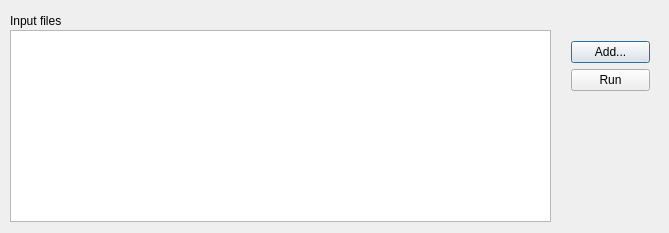
<?xml version="1.0" encoding="UTF-8"?>
<ui version="4.0">
 <class>Dialog</class>
 <widget class="QDialog" name="Dialog">
  <property name="geometry">
   <rect>
    <x>0</x>
    <y>0</y>
    <width>669</width>
    <height>233</height>
   </rect>
  </property>
  <property name="windowTitle">
   <string>Dialog</string>
  </property>
  <widget class="QLabel" name="label">
   <property name="geometry">
    <rect>
     <x>10</x>
     <y>10</y>
     <width>211</width>
     <height>21</height>
    </rect>
   </property>
   <property name="text">
    <string>Input files</string>
   </property>
  </widget>
  <widget class="QTableView" name="tableView">
   <property name="geometry">
    <rect>
     <x>10</x>
     <y>30</y>
     <width>541</width>
     <height>192</height>
    </rect>
   </property>
   <property name="styleSheet">
    <string notr="true">selection-background-color: rgb(255, 253, 187);
selection-color: rgb(0, 0, 0);</string>
   </property>
  </widget>
  <widget class="QWidget" name="layoutWidget">
   <property name="geometry">
    <rect>
     <x>560</x>
     <y>30</y>
     <width>101</width>
     <height>191</height>
    </rect>
   </property>
   <layout class="QVBoxLayout" name="verticalLayout">
    <item>
     <widget class="QPushButton" name="btnBrowseTSVFiles">
      <property name="text">
       <string>Add...</string>
      </property>
     </widget>
    </item>
    <item>
     <widget class="QPushButton" name="btnRun">
      <property name="text">
       <string>Run</string>
      </property>
     </widget>
    </item>
    <item>
     <spacer name="verticalSpacer">
      <property name="orientation">
       <enum>Qt::Vertical</enum>
      </property>
      <property name="sizeHint" stdset="0">
       <size>
        <width>20</width>
        <height>40</height>
       </size>
      </property>
     </spacer>
    </item>
   </layout>
  </widget>
 </widget>
 <layoutdefault spacing="6" margin="11"/>
 <resources/>
 <connections/>
</ui>
